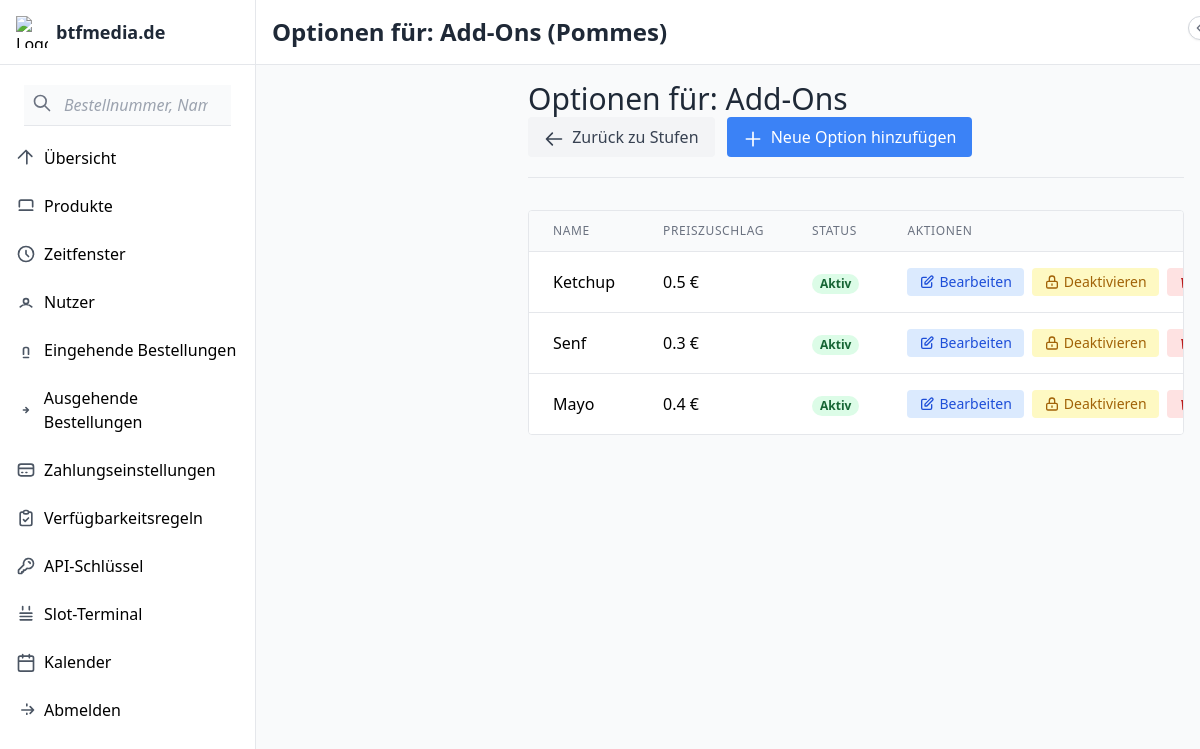
The app's page /admin/refinement_steps/4/refinements (signed in) with its own data.
### tables this page shows
CREATE TABLE refinement_steps (
    id INTEGER PRIMARY KEY AUTOINCREMENT,
    product_class_id INTEGER NOT NULL,
    name TEXT NOT NULL,
    type TEXT NOT NULL,
    label TEXT,
    image_url TEXT,
    required BOOLEAN NOT NULL DEFAULT 0,
    position INTEGER NOT NULL,
    FOREIGN KEY (product_class_id) REFERENCES product_classes (id)
);

CREATE TABLE product_classes (
    id INTEGER PRIMARY KEY AUTOINCREMENT,
    name TEXT NOT NULL,
    description TEXT,
    base_price DECIMAL(10,2) NOT NULL,
    capacity INTEGER NOT NULL,
    image_url TEXT,
    label TEXT,
    product_type TEXT NOT NULL,
    active BOOLEAN NOT NULL DEFAULT 1,
    deleted BOOLEAN NOT NULL DEFAULT 0,
    created TIMESTAMP NOT NULL DEFAULT CURRENT_TIMESTAMP
, min_production_time INTEGER DEFAULT 0, min_preparation_time INTEGER DEFAULT 0, default_stock INTEGER DEFAULT 0);

CREATE TABLE refinements (
    id INTEGER PRIMARY KEY AUTOINCREMENT,
    refinement_step_id INTEGER NOT NULL,
    name TEXT NOT NULL,
    label TEXT,
    image_url TEXT,
    price_addition DECIMAL(10,2) NOT NULL DEFAULT 0.00,
    active BOOLEAN NOT NULL DEFAULT 1,
    FOREIGN KEY (refinement_step_id) REFERENCES refinement_steps (id)
);

### app.py (the view)
@app.route('/admin/refinement_steps/<int:step_id>/refinements')
@login_required
def manage_refinements(step_id):
    if current_user.role != 'admin':
        return redirect(url_for('index'))
    conn = get_db_connection()
    step = conn.execute('SELECT * FROM refinement_steps WHERE id = ?', (step_id,)).fetchone()
    refinements = conn.execute('SELECT * FROM refinements WHERE refinement_step_id = ?', (step_id,)).fetchall()
    product = conn.execute('SELECT * FROM product_classes WHERE id = ?', (step['product_class_id'],)).fetchone()
    conn.close()
    return render_template('admin/refinements.html', step=step, refinements=refinements, product=product)

### app.py (called while the page is built)
@app.before_request
def restrict_debug_routes():
    if request.endpoint in ['search'] and not current_user.is_authenticated:
        return redirect(url_for('login'))
    if request.endpoint == 'search' and current_user.role != 'admin':
        flash("Zugriff verweigert", 'error')
        return redirect(url_for('index'))

def get_db_connection():
    conn = sqlite3.connect(app.config['DATABASE'])
    conn.row_factory = sqlite3.Row
    return conn

@login_manager.user_loader
def load_user(user_id):
    return User.get(user_id)

def check_reminders():
    now = datetime.now()
    reminder_time = now + timedelta(minutes=15)
    reminder_time_str = reminder_time.strftime('%Y-%m-%d %H:%M')
    conn = get_db_connection()
    orders = conn.execute('''
        SELECT * FROM orders
        WHERE status NOT IN ('completed', 'cancelled')
        AND datetime(pickup_date || ' ' || pickup_time)
            BETWEEN datetime(?) AND datetime(?, '+1 minute')
        AND reminder_sent = 0
    ''', (reminder_time_str, reminder_time_str)).fetchall()
    for order in orders:
        send_pickup_reminder(order)
        conn.execute('UPDATE orders SET reminder_sent = 1 WHERE id = ?', (order['id'],))
    conn.commit()
    conn.close()

@app.before_request
def before_every_request():
    check_reminders()

    @staticmethod
    def get(user_id):
        conn = get_db_connection()
        user = conn.execute('SELECT * FROM users WHERE id = ?', (user_id,)).fetchone()
        conn.close()
        if user:
            return User(user['id'], user['username'], user['password'], user['role'])
        return None

### templates/admin/refinements.html (shortened to what this page needs)
{% extends 'admin/base.html' %}
{% block header %}Optionen für: {{ step.name }} ({{ product.name }}){% endblock %}
{% block content %}
<div class="container mx-auto">
    <div class="flex flex-wrap items-center justify-between mb-8 border-b pb-5">
        <h1 class="text-3xl font-light text-gray-800">Optionen für: {{ step.name }}</h1>
        <div class="flex space-x-3">
            <a href="{{ url_for('manage_refinement_steps', product_id=product.id) }}" class="bg-gray-100 hover:bg-gray-200 text-gray-700 px-4 py-2 rounded transition duration-150">
                <svg xmlns="http://www.w3.org/2000/svg" class="h-5 w-5 inline-block mr-1" fill="none" viewBox="0 0 24 24" stroke="currentColor">
                    <path stroke-linecap="round" stroke-linejoin="round" stroke-width="2" d="M10 19l-7-7m0 0l7-7m-7 7h18" />
                </svg>
                Zurück zu Stufen
            </a>
            <a href="{{ url_for('add_refinement', step_id=step.id) }}" class="bg-blue-500 hover:bg-blue-600 text-white px-4 py-2 rounded transition duration-150">
                <svg xmlns="http://www.w3.org/2000/svg" class="h-5 w-5 inline-block mr-1" fill="none" viewBox="0 0 24 24" stroke="currentColor">
                    <path stroke-linecap="round" stroke-linejoin="round" stroke-width="2" d="M12 4v16m8-8H4" />
                </svg>
                Neue Option hinzufügen
            </a>
        </div>
    </div>
    <div class="bg-white border border-gray-200 rounded overflow-hidden">
        {% if refinements %}
        <table class="min-w-full divide-y divide-gray-200">
            <thead class="bg-gray-50">
                <tr>
                    <th scope="col" class="px-6 py-3 text-left text-xs font-medium text-gray-500 uppercase tracking-wider">Name</th>
                    <th scope="col" class="px-6 py-3 text-left text-xs font-medium text-gray-500 uppercase tracking-wider">Preiszuschlag</th>
                    <th scope="col" class="px-6 py-3 text-left text-xs font-medium text-gray-500 uppercase tracking-wider">Status</th>
                    <th scope="col" class="px-6 py-3 text-left text-xs font-medium text-gray-500 uppercase tracking-wider">Aktionen</th>
                </tr>
            </thead>
            <tbody class="bg-white divide-y divide-gray-200">
                {% for refinement in refinements %}
                <tr>
                    <td class="px-6 py-4 whitespace-nowrap">{{ refinement.name }}</td>
                    <td class="px-6 py-4 whitespace-nowrap">{{ refinement.price_addition }} €</td>
                    <td class="px-6 py-4 whitespace-nowrap">
                        {% if refinement.active %}
                        <span class="px-2 inline-flex text-xs leading-5 font-semibold rounded-full bg-green-100 text-green-800">Aktiv</span>
                        {% else %}
                        <span class="px-2 inline-flex text-xs leading-5 font-semibold rounded-full bg-gray-100 text-gray-800">Inaktiv</span>
                        {% endif %}
                    </td>
                    <td class="px-6 py-4 whitespace-nowrap">
                        <div class="flex space-x-2">
                            <a href="{{ url_for('edit_refinement', refinement_id=refinement.id) }}" class="inline-flex items-center px-3 py-1 bg-blue-100 hover:bg-blue-200 text-blue-700 rounded text-sm">
                                <svg xmlns="http://www.w3.org/2000/svg" class="h-4 w-4 mr-1" fill="none" viewBox="0 0 24 24" stroke="currentColor">
                                    <path stroke-linecap="round" stroke-linejoin="round" stroke-width="2" d="M11 5H6a2 2 0 00-2 2v11a2 2 0 002 2h11a2 2 0 002-2v-5m-1.414-9.414a2 2 0 112.828 2.828L11.828 15H9v-2.828l8.586-8.586z" />
                                </svg>
                                Bearbeiten
                            </a>
                            <form action="{{ url_for('toggle_refinement_active', refinement_id=refinement.id) }}" method="post" class="inline">
                                <button type="submit" class="inline-flex items-center px-3 py-1 bg-yellow-100 hover:bg-yellow-200 text-yellow-700 rounded text-sm">
                                    <svg xmlns="http://www.w3.org/2000/svg" class="h-4 w-4 mr-1" fill="none" viewBox="0 0 24 24" stroke="currentColor">
                                        <path stroke-linecap="round" stroke-linejoin="round" stroke-width="2" d="M12 15v2m-6 4h12a2 2 0 002-2v-6a2 2 0 00-2-2H6a2 2 0 00-2 2v6a2 2 0 002 2zm10-10V7a4 4 0 00-8 0v4h8z" />
                                    </svg>
                                    {% if refinement.active %}Deaktivieren{% else %}Aktivieren{% endif %}
                                </button>
                            </form>
                            <form action="{{ url_for('delete_refinement', refinement_id=refinement.id) }}" method="post" class="inline" onsubmit="return confirm('Sind Sie sicher, dass Sie diese Option löschen möchten?');">
                                <button type="submit" class="inline-flex items-center px-3 py-1 bg-red-100 hover:bg-red-200 text-red-700 rounded text-sm">
                                </button>
                            </form>
                        </div>
                    </td>
                </tr>
                {% endfor %}
            </tbody>
        </table>
        {% endif %}
    </div>
</div>
{% endblock %}

### records on screen
refinement_steps: name "Add-Ons"
product_classes: name "Pommes"
refinements: name "Ketchup", price_addition "0.5", active "Aktiv"
refinements: name "Senf", price_addition "0.3", active "Aktiv"
refinements: name "Mayo", price_addition "0.4", active "Aktiv"
